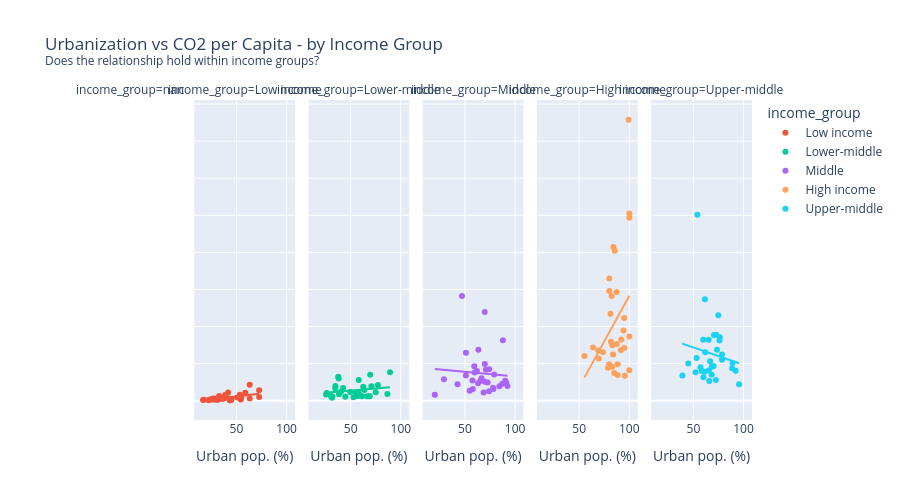
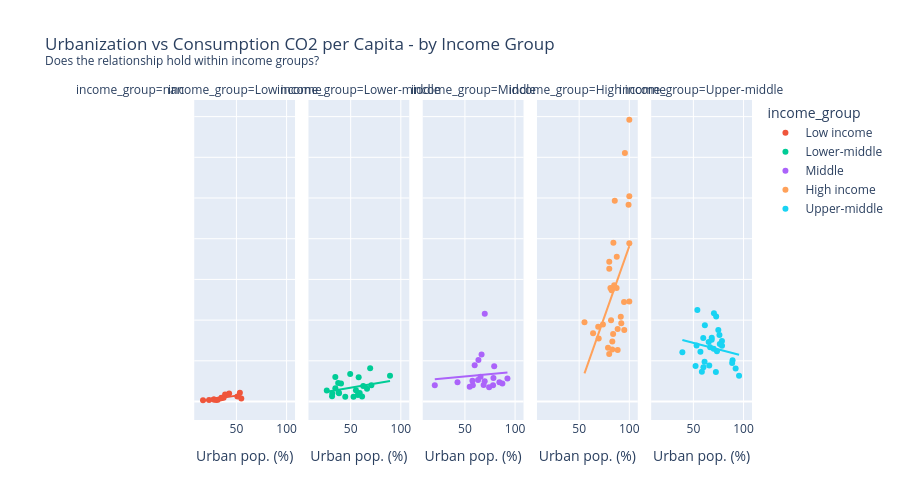

Notebook source saved alongside these figures, in order:
### Code cell
# Key question: is the urbanization - CO2 link real,
# or is it just because richer countries are more urbanized?

# Split into income groups by GDP per capita quartiles
latest['income_group'] = pd.qcut(
    latest['gdp_per_capita'],
    q=5,
    labels=['Low income', 'Lower-middle', 'Middle', 'Upper-middle', 'High income']
)

fig = px.scatter(
    latest,
    x='urban_population_pct',
    y='co2_per_capita',
    color='income_group',
    hover_name='country',
    facet_col='income_group',
    trendline='ols',
    title='Urbanization vs CO2 per Capita - by Income Group<br>'
          '<sup>Does the relationship hold within income groups?</sup>',
    labels={
        'urban_population_pct': 'Urban pop. (%)',
        'co2_per_capita': 'CO2 per capita (tonnes)'
    },
    height=500
)
fig.show()

latest['income_group'] = pd.qcut(
    latest['gdp_per_capita'],
    q=5,
    labels=['Low income', 'Lower-middle', 'Middle', 'Upper-middle', 'High income']
)
fig = px.scatter(
    latest,
    x='urban_population_pct',
    y='consumption_co2_per_capita',
    color='income_group',
    hover_name='country',
    facet_col='income_group',
    trendline='ols',
    title='Urbanization vs Consumption CO2 per Capita - by Income Group<br>'
          '<sup>Does the relationship hold within income groups?</sup>',
    labels={
        'urban_population_pct': 'Urban pop. (%)',
        'consumption_co2_per_capita': 'CO2 per capita (tonnes)'
    },
    height=500
)
fig.show()

# Correlation within each income group
print("Correlation (urban_pct vs co2_per_capita) by income group:")
for group in latest['income_group'].cat.categories:
    subset = latest[latest['income_group'] == group]
    corr = subset['urban_population_pct'].corr(subset['co2_per_capita'])
    print(f"  {group}: {corr:.3f} (n={len(subset)})")

# Correlation within each income group
print("\nCorrelation (urban_pct vs consumption_co2_per_capita) by income group:")
for group in latest['income_group'].cat.categories:
    subset = latest[latest['income_group'] == group]
    corr = subset['urban_population_pct'].corr(subset['consumption_co2_per_capita'])
    print(f"  {group}: {corr:.3f} (n={len(subset)})")

### Figure 1 — Plotly figure (JSON) as saved in the notebook; plotly's stock layout.template omitted (floating-point values rounded to 4 significant figures)
{"data": [{"hovertemplate": "<b>%{hovertext}</b><br><br>income_group=Low income<br>Urban pop. (%)=%{x}<br>CO2 per capita (tonnes)=%{y}<extra></extra>", "hovertext": ["Afghanistan", "Burundi", "Benin", "Burkina Faso", "Central African Republic", "Cameroon", "Democratic Republic of Congo", "Comoros", "Djibouti", "Ethiopia", "Guinea", "Gambia", "Guinea-Bissau", "Haiti", "Liberia", "Lesotho", "Madagascar", "Mali", "Mozambique", "Mauritania", "Malawi", "Niger", "North Korea", "Rwanda", "Senegal", "Sierra Leone", "Syria", "Chad", "Togo", "Tanzania", "Uganda", "Yemen", "Zimbabwe"], "legendgroup": "Low income", "marker": {"color": "#EF553B", "symbol": "circle"}, "mode": "markers", "name": "Low income", "orientation": "v", "showlegend": true, "type": "scatter", "x": [25.39, 22.32, 50.96, 27.28, 43.28, 54.85, 44.0, 32.77, 72.61, 22.74, 37.24, 63.29, 45.16, 53.85, 54.46, 41.67, 31.54, 30.4, 35.05, 58.81, 16.71, 17.48, 63.23, 27.78, 53.44, 44.27, 72.61, 25.76, 42.73, 34.82, 29.93, 36.32, 38.71], "xaxis": "x2", "y": [0.251, 0.066, 0.443, 0.291, 0.074, 0.354, 0.058, 0.637, 0.484, 0.135, 0.288, 0.306, 0.164, 0.25, 0.161, 1.116, 0.138, 0.304, 0.285, 1.08, 0.088, 0.126, 2.138, 0.143, 0.801, 0.174, 1.399, 0.152, 0.301, 0.304, 0.13, 0.272, 0.761], "yaxis": "y2"}, {"hovertemplate": "<b>OLS trendline</b><br>co2_per_capita = 0.0166037 * urban_population_pct + -0.26562<br>R<sup>2</sup>=0.310682<br><br>income_group=Low income<br>Urban pop. (%)=%{x}<br>CO2 per capita (tonnes)=%{y} <b>(trend)</b><extra></extra>", "legendgroup": "Low income", "marker": {"color": "#EF553B", "symbol": "circle"}, "mode": "lines", "name": "Low income", "showlegend": false, "type": "scatter", "x": [16.71, 17.48, 22.32, 22.74, 25.39, 25.76, 27.28, 27.78, 29.93, 30.4, 31.54, 32.77, 34.82, 35.05, 36.32, 37.24, 38.71, 41.67, 42.73, 43.28, 44.0, 44.27, 45.16, 50.96, 53.44, 53.85, 54.46, 54.85, 58.81, 63.23, 63.29, 72.61, 72.61], "xaxis": "x2", "y": [0.0119, 0.02457, 0.105, 0.1119, 0.156, 0.1621, 0.1873, 0.1956, 0.2312, 0.2392, 0.2581, 0.2786, 0.3126, 0.3164, 0.3375, 0.3527, 0.377, 0.4263, 0.4439, 0.4529, 0.465, 0.4694, 0.4842, 0.5805, 0.6217, 0.6285, 0.6386, 0.645, 0.7109, 0.7842, 0.7852, 0.94, 0.94], "yaxis": "y2"}, {"hovertemplate": "<b>%{hovertext}</b><br><br>income_group=Lower-middle<br>Urban pop. (%)=%{x}<br>CO2 per capita (tonnes)=%{y}<extra></extra>", "hovertext": ["Angola", "Bangladesh", "Bolivia", "Cote d'Ivoire", "Congo", "Cape Verde", "Cuba", "Ghana", "Guatemala", "Honduras", "India", "Jamaica", "Kenya", "Kyrgyzstan", "Cambodia", "Laos", "Morocco", "Moldova", "Myanmar", "Namibia", "Nigeria", "Nicaragua", "Nepal", "Pakistan", "Palestine", "Sao Tome and Principe", "Eswatini", "Tajikistan", "Ukraine", "Venezuela", "Vietnam", "Zambia"], "legendgroup": "Lower-middle", "marker": {"color": "#00cc96", "symbol": "circle"}, "mode": "markers", "name": "Lower-middle", "orientation": "v", "showlegend": true, "type": "scatter", "x": [69.05, 31.67, 70.64, 52.85, 63.64, 75.03, 77.11, 57.25, 55.26, 57.84, 34.76, 57.99, 31.43, 34.7, 40.37, 38.07, 62.51, 42.4, 30.31, 49.53, 61.37, 59.0, 66.3, 38.37, 86.6, 68.37, 25.4, 26.2, 69.42, 89.21, 37.55, 44.6], "xaxis": "x3", "y": [0.592, 0.603, 1.945, 0.477, 1.446, 1.15, 2.103, 0.626, 1.06, 1.122, 1.986, 2.785, 0.379, 1.655, 1.213, 2.983, 1.869, 1.702, 0.589, 1.181, 0.589, 0.762, 0.593, 0.87, 0.886, 0.599, 0.844, 1.033, 3.485, 3.843, 3.237, 0.543], "yaxis": "y3"}, {"hovertemplate": "<b>OLS trendline</b><br>co2_per_capita = 0.0119559 * urban_population_pct + 0.761487<br>R<sup>2</sup>=0.048926<br><br>income_group=Lower-middle<br>Urban pop. (%)=%{x}<br>CO2 per capita (tonnes)=%{y} <b>(trend)</b><extra></extra>", "legendgroup": "Lower-middle", "marker": {"color": "#00cc96", "symbol": "circle"}, "mode": "lines", "name": "Lower-middle", "showlegend": false, "type": "scatter", "x": [25.4, 26.2, 30.31, 31.43, 31.67, 34.7, 34.76, 37.55, 38.07, 38.37, 40.37, 42.4, 44.6, 49.53, 52.85, 55.26, 57.25, 57.84, 57.99, 59.0, 61.37, 62.51, 63.64, 66.3, 68.37, 69.05, 69.42, 70.64, 75.03, 77.11, 86.6, 89.21], "xaxis": "x3", "y": [1.065, 1.075, 1.124, 1.137, 1.14, 1.176, 1.177, 1.21, 1.217, 1.22, 1.244, 1.268, 1.295, 1.354, 1.393, 1.422, 1.446, 1.453, 1.455, 1.467, 1.495, 1.509, 1.522, 1.554, 1.579, 1.587, 1.592, 1.606, 1.659, 1.683, 1.797, 1.828], "yaxis": "y3"}, {"hovertemplate": "<b>%{hovertext}</b><br><br>income_group=Middle<br>Urban pop. (%)=%{x}<br>CO2 per capita (tonnes)=%{y}<extra></extra>", "hovertext": ["Albania", "Armenia", "Bosnia and Herzegovina", "Brazil", "Barbados", "Botswana", "Colombia", "Costa Rica", "Dominica", "Algeria", "Ecuador", "Egypt", "Gabon", "Equatorial Guinea", "Indonesia", "Iraq", "Jordan", "Lebanon", "Libya", "Saint Lucia", "Sri Lanka", "Mexico", "North Macedonia", "Mongolia", "Peru", "Philippines", "Paraguay", "El Salvador", "Thailand", "Turkmenistan", "Tunisia", "Uzbekistan", "South Africa"], "legendgroup": "Middle", "marker": {"color": "#ab63fa", "symbol": "circle"}, "mode": "markers", "name": "Middle", "orientation": "v", "showlegend": true, "type": "scatter", "x": [57.86, 65.56, 51.02, 87.35, 59.35, 66.59, 78.05, 78.44, 72.68, 74.18, 63.09, 42.63, 91.22, 70.89, 57.49, 69.87, 92.4, 90.21, 87.85, 29.1, 19.99, 79.2, 61.95, 69.78, 84.37, 54.79, 68.64, 74.15, 59.74, 47.06, 69.71, 50.98, 63.48], "xaxis": "x4", "y": [1.591, 2.672, 6.472, 2.283, 4.658, 3.031, 1.729, 1.576, 2.466, 4.239, 2.36, 2.219, 2.379, 4.157, 2.719, 4.939, 1.992, 2.674, 8.164, 2.898, 0.805, 3.528, 3.995, 11.94, 1.935, 1.325, 1.114, 1.26, 3.8, 14.12, 2.54, 3.409, 6.874], "yaxis": "y4"}, {"hovertemplate": "<b>OLS trendline</b><br>co2_per_capita = -0.0125498 * urban_population_pct + 4.52555<br>R<sup>2</sup>=0.005177<br><br>income_group=Middle<br>Urban pop. (%)=%{x}<br>CO2 per capita (tonnes)=%{y} <b>(trend)</b><extra></extra>", "legendgroup": "Middle", "marker": {"color": "#ab63fa", "symbol": "circle"}, "mode": "lines", "name": "Middle", "showlegend": false, "type": "scatter", "x": [19.99, 29.1, 42.63, 47.06, 50.98, 51.02, 54.79, 57.49, 57.86, 59.35, 59.74, 61.95, 63.09, 63.48, 65.56, 66.59, 68.64, 69.71, 69.78, 69.87, 70.89, 72.68, 74.15, 74.18, 78.05, 78.44, 79.2, 84.37, 87.35, 87.85, 90.21, 91.22, 92.4], "xaxis": "x4", "y": [4.275, 4.16, 3.991, 3.935, 3.886, 3.885, 3.838, 3.804, 3.799, 3.781, 3.776, 3.748, 3.734, 3.729, 3.703, 3.69, 3.664, 3.651, 3.65, 3.649, 3.636, 3.613, 3.595, 3.595, 3.546, 3.541, 3.532, 3.467, 3.429, 3.423, 3.393, 3.381, 3.366], "yaxis": "y4"}, {"hovertemplate": "<b>%{hovertext}</b><br><br>income_group=High income<br>Urban pop. (%)=%{x}<br>CO2 per capita (tonnes)=%{y}<extra></extra>", "hovertext": ["United Arab Emirates", "Australia", "Austria", "Belgium", "Bahrain", "Canada", "Switzerland", "Germany", "Denmark", "Spain", "Finland", "France", "United Kingdom", "Hong Kong", "Ireland", "Iceland", "Israel", "Italy", "Japan", "South Korea", "Kuwait", "Luxembourg", "Malta", "Netherlands", "Norway", "New Zealand", "Oman", "Qatar", "Saudi Arabia", "Singapore", "Slovenia", "Sweden", "United States"], "legendgroup": "High income", "marker": {"color": "#FFA15A", "symbol": "circle"}, "mode": "markers", "name": "High income", "orientation": "v", "showlegend": true, "type": "scatter", "x": [85.51, 87.33, 69.0, 87.49, 100.0, 82.35, 84.92, 81.79, 88.39, 79.95, 73.7, 78.76, 83.08, 100.0, 63.89, 94.18, 91.5, 69.48, 91.98, 81.16, 100.0, 94.76, 95.6, 94.99, 82.96, 83.85, 80.01, 99.24, 84.13, 100.0, 55.34, 88.4, 80.03], "xaxis": "x5", "y": [20.22, 14.66, 6.78, 7.638, 24.67, 14.11, 3.748, 7.942, 4.929, 4.897, 6.525, 4.456, 4.563, 4.121, 7.177, 9.458, 6.84, 5.705, 8.237, 11.72, 25.24, 11.13, 3.359, 7.121, 7.483, 6.229, 16.49, 37.89, 20.73, 8.661, 6.017, 3.465, 14.8], "yaxis": "y5"}, {"hovertemplate": "<b>OLS trendline</b><br>co2_per_capita = 0.246416 * urban_population_pct + -10.4954<br>R<sup>2</sup>=0.116847<br><br>income_group=High income<br>Urban pop. (%)=%{x}<br>CO2 per capita (tonnes)=%{y} <b>(trend)</b><extra></extra>", "legendgroup": "High income", "marker": {"color": "#FFA15A", "symbol": "circle"}, "mode": "lines", "name": "High income", "showlegend": false, "type": "scatter", "x": [55.34, 63.89, 69.0, 69.48, 73.7, 78.76, 79.95, 80.01, 80.03, 81.16, 81.79, 82.35, 82.96, 83.08, 83.85, 84.13, 84.92, 85.51, 87.33, 87.49, 88.39, 88.4, 91.5, 91.98, 94.18, 94.76, 94.99, 95.6, 99.24, 100.0, 100.0, 100.0, 100.0], "xaxis": "x5", "y": [3.141, 5.249, 6.507, 6.627, 7.665, 8.912, 9.207, 9.221, 9.226, 9.504, 9.658, 9.797, 9.946, 9.976, 10.17, 10.24, 10.43, 10.58, 11.03, 11.06, 11.28, 11.29, 12.05, 12.17, 12.71, 12.86, 12.91, 13.06, 13.96, 14.15, 14.15, 14.15, 14.15], "yaxis": "y5"}, {"hovertemplate": "<b>%{hovertext}</b><br><br>income_group=Upper-middle<br>Urban pop. (%)=%{x}<br>CO2 per capita (tonnes)=%{y}<extra></extra>", "hovertext": ["Argentina", "Azerbaijan", "Bulgaria", "Belarus", "Chile", "China", "Cyprus", "Czechia", "Dominican Republic", "Estonia", "Georgia", "Greece", "Croatia", "Hungary", "Iran", "Kazakhstan", "Lithuania", "Latvia", "Montenegro", "Mauritius", "Malaysia", "Panama", "Poland", "Portugal", "Romania", "Russia", "Serbia", "Slovakia", "Seychelles", "Trinidad and Tobago", "Turkey", "Uruguay"], "legendgroup": "Upper-middle", "marker": {"color": "#19d3f3", "symbol": "circle"}, "mode": "markers", "name": "Upper-middle", "orientation": "v", "showlegend": true, "type": "scatter", "x": [92.11, 58.44, 73.48, 78.47, 88.64, 65.22, 66.67, 72.7, 72.42, 70.49, 60.01, 78.55, 57.0, 70.16, 76.33, 61.44, 68.29, 68.26, 65.4, 39.0, 75.97, 65.82, 59.83, 61.13, 52.16, 74.85, 61.9, 53.19, 44.91, 53.95, 89.04, 95.5], "xaxis": "x6", "y": [4.047, 3.999, 6.876, 6.227, 4.385, 8.218, 5.311, 8.905, 2.78, 8.863, 3.162, 5.533, 4.501, 4.674, 8.57, 13.69, 4.578, 3.513, 4.06, 3.383, 8.125, 2.66, 8.203, 3.909, 3.818, 11.51, 6.547, 5.772, 5.01, 25.06, 5.095, 2.212], "yaxis": "y6"}, {"hovertemplate": "<b>OLS trendline</b><br>co2_per_capita = -0.0467653 * urban_population_pct + 9.52328<br>R<sup>2</sup>=0.019810<br><br>income_group=Upper-middle<br>Urban pop. (%)=%{x}<br>CO2 per capita (tonnes)=%{y} <b>(trend)</b><extra></extra>", "legendgroup": "Upper-middle", "marker": {"color": "#19d3f3", "symbol": "circle"}, "mode": "lines", "name": "Upper-middle", "showlegend": false, "type": "scatter", "x": [39.0, 44.91, 52.16, 53.19, 53.95, 57.0, 58.44, 59.83, 60.01, 61.13, 61.44, 61.9, 65.22, 65.4, 65.82, 66.67, 68.26, 68.29, 70.16, 70.49, 72.42, 72.7, 73.48, 74.85, 75.97, 76.33, 78.47, 78.55, 88.64, 89.04, 92.11, 95.5], "xaxis": "x6", "y": [7.699, 7.423, 7.084, 7.036, 7.0, 6.858, 6.79, 6.725, 6.717, 6.665, 6.65, 6.628, 6.473, 6.465, 6.445, 6.405, 6.331, 6.33, 6.242, 6.227, 6.137, 6.124, 6.087, 6.023, 5.97, 5.953, 5.853, 5.85, 5.378, 5.359, 5.216, 5.057], "yaxis": "y6"}], "layout": {"annotations": [{"font": {}, "showarrow": false, "text": "income_group=nan", "x": 0.075, "xanchor": "center", "xref": "paper", "y": 1, "yanchor": "bottom", "yref": "paper"}, {"font": {}, "showarrow": false, "text": "income_group=Low income", "x": 0.245, "xanchor": "center", "xref": "paper", "y": 1, "yanchor": "bottom", "yref": "paper"}, {"font": {}, "showarrow": false, "text": "income_group=Lower-middle", "x": 0.415, "xanchor": "center", "xref": "paper", "y": 1, "yanchor": "bottom", "yref": "paper"}, {"font": {}, "showarrow": false, "text": "income_group=Middle", "x": 0.585, "xanchor": "center", "xref": "paper", "y": 1, "yanchor": "bottom", "yref": "paper"}, {"font": {}, "showarrow": false, "text": "income_group=High income", "x": 0.755, "xanchor": "center", "xref": "paper", "y": 1, "yanchor": "bottom", "yref": "paper"}, {"font": {}, "showarrow": false, "text": "income_group=Upper-middle", "x": 0.925, "xanchor": "center", "xref": "paper", "y": 1, "yanchor": "bottom", "yref": "paper"}], "height": 500, "legend": {"title": {"text": "income_group"}, "tracegroupgap": 0}, "title": {"text": "Urbanization vs CO2 per Capita - by Income Group<br><sup>Does the relationship hold within income groups?</sup>"}, "xaxis": {"anchor": "y", "domain": [0, 0.15], "title": {"text": "Urban pop. (%)"}}, "xaxis2": {"anchor": "y2", "domain": [0.17, 0.32], "matches": "x", "title": {"text": "Urban pop. (%)"}}, "xaxis3": {"anchor": "y3", "domain": [0.34, 0.49], "matches": "x", "title": {"text": "Urban pop. (%)"}}, "xaxis4": {"anchor": "y4", "domain": [0.51, 0.66], "matches": "x", "title": {"text": "Urban pop. (%)"}}, "xaxis5": {"anchor": "y5", "domain": [0.68, 0.83], "matches": "x", "title": {"text": "Urban pop. (%)"}}, "xaxis6": {"anchor": "y6", "domain": [0.85, 1], "matches": "x", "title": {"text": "Urban pop. (%)"}}, "yaxis": {"anchor": "x", "domain": [0, 1], "title": {"text": "CO2 per capita (tonnes)"}}, "yaxis2": {"anchor": "x2", "domain": [0, 1], "matches": "y", "showticklabels": false}, "yaxis3": {"anchor": "x3", "domain": [0, 1], "matches": "y", "showticklabels": false}, "yaxis4": {"anchor": "x4", "domain": [0, 1], "matches": "y", "showticklabels": false}, "yaxis5": {"anchor": "x5", "domain": [0, 1], "matches": "y", "showticklabels": false}, "yaxis6": {"anchor": "x6", "domain": [0, 1], "matches": "y", "showticklabels": false}}}

### Figure 2 — Plotly figure (JSON) as saved in the notebook; plotly's stock layout.template omitted (floating-point values rounded to 4 significant figures)
{"data": [{"hovertemplate": "<b>%{hovertext}</b><br><br>income_group=Low income<br>Urban pop. (%)=%{x}<br>CO2 per capita (tonnes)=%{y}<extra></extra>", "hovertext": ["Afghanistan", "Burundi", "Benin", "Burkina Faso", "Central African Republic", "Cameroon", "Democratic Republic of Congo", "Comoros", "Djibouti", "Ethiopia", "Guinea", "Gambia", "Guinea-Bissau", "Haiti", "Liberia", "Lesotho", "Madagascar", "Mali", "Mozambique", "Mauritania", "Malawi", "Niger", "North Korea", "Rwanda", "Senegal", "Sierra Leone", "Syria", "Chad", "Togo", "Tanzania", "Uganda", "Yemen", "Zimbabwe"], "legendgroup": "Low income", "marker": {"color": "#EF553B", "symbol": "circle"}, "mode": "markers", "name": "Low income", "orientation": "v", "showlegend": true, "type": "scatter", "x": [25.39, 22.32, 50.96, 27.28, 43.28, 54.85, 44.0, 32.77, 72.61, 22.74, 37.24, 63.29, 45.16, 53.85, 54.46, 41.67, 31.54, 30.4, 35.05, 58.81, 16.71, 17.48, 63.23, 27.78, 53.44, 44.27, 72.61, 25.76, 42.73, 34.82, 29.93, 36.32, 38.71], "xaxis": "x2", "y": [NaN, NaN, 0.625, 0.256, NaN, 0.362, NaN, NaN, NaN, 0.178, 0.455, NaN, NaN, NaN, NaN, NaN, 0.203, NaN, 0.454, NaN, 0.155, NaN, NaN, 0.249, 1.08, NaN, NaN, NaN, 0.978, 0.399, 0.191, NaN, 0.847], "yaxis": "y2"}, {"hovertemplate": "<b>OLS trendline</b><br>consumption_co2_per_capita = 0.0189326 * urban_population_pct + -0.22185<br>R<sup>2</sup>=0.487878<br><br>income_group=Low income<br>Urban pop. (%)=%{x}<br>CO2 per capita (tonnes)=%{y} <b>(trend)</b><extra></extra>", "legendgroup": "Low income", "marker": {"color": "#EF553B", "symbol": "circle"}, "mode": "lines", "name": "Low income", "showlegend": false, "type": "scatter", "x": [16.71, 22.74, 27.28, 27.78, 29.93, 31.54, 34.82, 35.05, 37.24, 38.71, 42.73, 50.96, 53.44, 54.85], "xaxis": "x2", "y": [0.0946, 0.2086, 0.2946, 0.3041, 0.3447, 0.3753, 0.4374, 0.4418, 0.4832, 0.5109, 0.5872, 0.743, 0.79, 0.8165], "yaxis": "y2"}, {"hovertemplate": "<b>%{hovertext}</b><br><br>income_group=Lower-middle<br>Urban pop. (%)=%{x}<br>CO2 per capita (tonnes)=%{y}<extra></extra>", "hovertext": ["Angola", "Bangladesh", "Bolivia", "Cote d'Ivoire", "Congo", "Cape Verde", "Cuba", "Ghana", "Guatemala", "Honduras", "India", "Jamaica", "Kenya", "Kyrgyzstan", "Cambodia", "Laos", "Morocco", "Moldova", "Myanmar", "Namibia", "Nigeria", "Nicaragua", "Nepal", "Pakistan", "Palestine", "Sao Tome and Principe", "Eswatini", "Tajikistan", "Ukraine", "Venezuela", "Vietnam", "Zambia"], "legendgroup": "Lower-middle", "marker": {"color": "#00cc96", "symbol": "circle"}, "mode": "markers", "name": "Lower-middle", "orientation": "v", "showlegend": true, "type": "scatter", "x": [69.05, 31.67, 70.64, 52.85, 63.64, 75.03, 77.11, 57.25, 55.26, 57.84, 34.76, 57.99, 31.43, 34.7, 40.37, 38.07, 62.51, 42.4, 30.31, 49.53, 61.37, 59.0, 66.3, 38.37, 86.6, 68.37, 25.4, 26.2, 69.42, 89.21, 37.55, 44.6], "xaxis": "x3", "y": [NaN, 0.981, 1.994, 0.6, NaN, NaN, NaN, 0.813, 1.39, 0.927, 1.642, 2.972, 0.636, 2.999, 2.212, 1.113, 1.912, NaN, NaN, 3.378, 0.626, 1.04, 1.555, 1.007, NaN, NaN, NaN, 1.353, 4.096, 3.179, 2.286, 0.582], "yaxis": "y3"}, {"hovertemplate": "<b>OLS trendline</b><br>consumption_co2_per_capita = 0.0212746 * urban_population_pct + 0.629045<br>R<sup>2</sup>=0.107421<br><br>income_group=Lower-middle<br>Urban pop. (%)=%{x}<br>CO2 per capita (tonnes)=%{y} <b>(trend)</b><extra></extra>", "legendgroup": "Lower-middle", "marker": {"color": "#00cc96", "symbol": "circle"}, "mode": "lines", "name": "Lower-middle", "showlegend": false, "type": "scatter", "x": [26.2, 31.43, 31.67, 34.7, 34.76, 37.55, 38.07, 38.37, 40.37, 44.6, 49.53, 52.85, 55.26, 57.25, 57.84, 57.99, 59.0, 61.37, 62.51, 66.3, 69.42, 70.64, 89.21], "xaxis": "x3", "y": [1.186, 1.298, 1.303, 1.367, 1.368, 1.428, 1.439, 1.445, 1.488, 1.578, 1.683, 1.753, 1.805, 1.847, 1.859, 1.863, 1.884, 1.935, 1.959, 2.04, 2.106, 2.132, 2.527], "yaxis": "y3"}, {"hovertemplate": "<b>%{hovertext}</b><br><br>income_group=Middle<br>Urban pop. (%)=%{x}<br>CO2 per capita (tonnes)=%{y}<extra></extra>", "hovertext": ["Albania", "Armenia", "Bosnia and Herzegovina", "Brazil", "Barbados", "Botswana", "Colombia", "Costa Rica", "Dominica", "Algeria", "Ecuador", "Egypt", "Gabon", "Equatorial Guinea", "Indonesia", "Iraq", "Jordan", "Lebanon", "Libya", "Saint Lucia", "Sri Lanka", "Mexico", "North Macedonia", "Mongolia", "Peru", "Philippines", "Paraguay", "El Salvador", "Thailand", "Turkmenistan", "Tunisia", "Uzbekistan", "South Africa"], "legendgroup": "Middle", "marker": {"color": "#ab63fa", "symbol": "circle"}, "mode": "markers", "name": "Middle", "orientation": "v", "showlegend": true, "type": "scatter", "x": [57.86, 65.56, 51.02, 87.35, 59.35, 66.59, 78.05, 78.44, 72.68, 74.18, 63.09, 42.63, 91.22, 70.89, 57.49, 69.87, 92.4, 90.21, 87.85, 29.1, 19.99, 79.2, 61.95, 69.78, 84.37, 54.79, 68.64, 74.15, 59.74, 47.06, 69.71, 50.98, 63.48], "xaxis": "x4", "y": [2.011, 3.028, NaN, 2.212, NaN, 5.767, 2.008, 2.884, NaN, NaN, 2.642, 2.377, NaN, NaN, 2.544, NaN, 2.834, NaN, NaN, NaN, 2.008, 4.335, NaN, 10.78, 2.352, 1.799, 2.024, 1.753, 4.455, NaN, 2.48, NaN, 5.103], "yaxis": "y4"}, {"hovertemplate": "<b>OLS trendline</b><br>consumption_co2_per_capita = 0.0111385 * urban_population_pct + 2.52699<br>R<sup>2</sup>=0.007447<br><br>income_group=Middle<br>Urban pop. (%)=%{x}<br>CO2 per capita (tonnes)=%{y} <b>(trend)</b><extra></extra>", "legendgroup": "Middle", "marker": {"color": "#ab63fa", "symbol": "circle"}, "mode": "lines", "name": "Middle", "showlegend": false, "type": "scatter", "x": [19.99, 42.63, 54.79, 57.49, 57.86, 59.74, 63.09, 63.48, 65.56, 66.59, 68.64, 69.71, 69.78, 74.15, 78.05, 78.44, 79.2, 84.37, 87.35, 92.4], "xaxis": "x4", "y": [2.75, 3.002, 3.137, 3.167, 3.172, 3.192, 3.23, 3.234, 3.257, 3.269, 3.292, 3.303, 3.304, 3.353, 3.396, 3.401, 3.409, 3.467, 3.5, 3.556], "yaxis": "y4"}, {"hovertemplate": "<b>%{hovertext}</b><br><br>income_group=High income<br>Urban pop. (%)=%{x}<br>CO2 per capita (tonnes)=%{y}<extra></extra>", "hovertext": ["United Arab Emirates", "Australia", "Austria", "Belgium", "Bahrain", "Canada", "Switzerland", "Germany", "Denmark", "Spain", "Finland", "France", "United Kingdom", "Hong Kong", "Ireland", "Iceland", "Israel", "Italy", "Japan", "South Korea", "Kuwait", "Luxembourg", "Malta", "Netherlands", "Norway", "New Zealand", "Oman", "Qatar", "Saudi Arabia", "Singapore", "Slovenia", "Sweden", "United States"], "legendgroup": "High income", "marker": {"color": "#FFA15A", "symbol": "circle"}, "mode": "markers", "name": "High income", "orientation": "v", "showlegend": true, "type": "scatter", "x": [85.51, 87.33, 69.0, 87.49, 100.0, 82.35, 84.92, 81.79, 88.39, 79.95, 73.7, 78.76, 83.08, 100.0, 63.89, 94.18, 91.5, 69.48, 91.98, 81.16, 100.0, 94.76, 95.6, 94.99, 82.96, 83.85, 80.01, 99.24, 84.13, 100.0, 55.34, 88.4, 80.03], "xaxis": "x5", "y": [24.67, 13.93, 9.174, 17.79, 12.28, 13.66, 14.29, 9.976, 8.915, 5.825, 9.474, 6.6, 7.374, 19.45, 8.398, NaN, 10.41, 7.746, 9.612, 13.96, 25.23, 12.23, 30.52, 8.79, 6.394, 8.295, 17.16, 24.18, 19.51, 34.62, 9.748, 6.326, 16.3], "yaxis": "y5"}, {"hovertemplate": "<b>OLS trendline</b><br>consumption_co2_per_capita = 0.350354 * urban_population_pct + -15.9371<br>R<sup>2</sup>=0.265279<br><br>income_group=High income<br>Urban pop. (%)=%{x}<br>CO2 per capita (tonnes)=%{y} <b>(trend)</b><extra></extra>", "legendgroup": "High income", "marker": {"color": "#FFA15A", "symbol": "circle"}, "mode": "lines", "name": "High income", "showlegend": false, "type": "scatter", "x": [55.34, 63.89, 69.0, 69.48, 73.7, 78.76, 79.95, 80.01, 80.03, 81.16, 81.79, 82.35, 82.96, 83.08, 83.85, 84.13, 84.92, 85.51, 87.33, 87.49, 88.39, 88.4, 91.5, 91.98, 94.76, 94.99, 95.6, 99.24, 100.0, 100.0, 100.0, 100.0], "xaxis": "x5", "y": [3.451, 6.448, 8.237, 8.407, 9.883, 11.66, 12.08, 12.1, 12.1, 12.5, 12.72, 12.91, 13.13, 13.17, 13.44, 13.54, 13.82, 14.02, 14.66, 14.72, 15.03, 15.04, 16.12, 16.29, 17.26, 17.34, 17.56, 18.83, 19.1, 19.1, 19.1, 19.1], "yaxis": "y5"}, {"hovertemplate": "<b>%{hovertext}</b><br><br>income_group=Upper-middle<br>Urban pop. (%)=%{x}<br>CO2 per capita (tonnes)=%{y}<extra></extra>", "hovertext": ["Argentina", "Azerbaijan", "Bulgaria", "Belarus", "Chile", "China", "Cyprus", "Czechia", "Dominican Republic", "Estonia", "Georgia", "Greece", "Croatia", "Hungary", "Iran", "Kazakhstan", "Lithuania", "Latvia", "Montenegro", "Mauritius", "Malaysia", "Panama", "Poland", "Portugal", "Romania", "Russia", "Serbia", "Slovakia", "Seychelles", "Trinidad and Tobago", "Turkey", "Uruguay"], "legendgroup": "Upper-middle", "marker": {"color": "#19d3f3", "symbol": "circle"}, "mode": "markers", "name": "Upper-middle", "orientation": "v", "showlegend": true, "type": "scatter", "x": [92.11, 58.44, 73.48, 78.47, 88.64, 65.22, 66.67, 72.7, 72.42, 70.49, 60.01, 78.55, 57.0, 70.16, 76.33, 61.44, 68.29, 68.26, 65.4, 39.0, 75.97, 65.82, 59.83, 61.13, 52.16, 74.85, 61.9, 53.19, 44.91, 53.95, 89.04, 95.5], "xaxis": "x6", "y": [4.049, 3.667, 6.189, 7.449, 4.725, 7.316, 6.672, 10.44, 3.64, 10.84, 4.194, 6.851, 6.109, 6.469, 7.063, 9.361, 7.846, 7.588, NaN, 6.056, 8.18, 4.435, 7.804, 4.883, 4.359, 8.788, NaN, 6.887, NaN, 11.25, 5.081, 3.151], "yaxis": "y6"}, {"hovertemplate": "<b>OLS trendline</b><br>consumption_co2_per_capita = -0.0323732 * urban_population_pct + 8.82983<br>R<sup>2</sup>=0.035702<br><br>income_group=Upper-middle<br>Urban pop. (%)=%{x}<br>CO2 per capita (tonnes)=%{y} <b>(trend)</b><extra></extra>", "legendgroup": "Upper-middle", "marker": {"color": "#19d3f3", "symbol": "circle"}, "mode": "lines", "name": "Upper-middle", "showlegend": false, "type": "scatter", "x": [39.0, 52.16, 53.19, 53.95, 57.0, 58.44, 59.83, 60.01, 61.13, 61.44, 65.22, 65.82, 66.67, 68.26, 68.29, 70.16, 70.49, 72.42, 72.7, 73.48, 74.85, 75.97, 76.33, 78.47, 78.55, 88.64, 89.04, 92.11, 95.5], "xaxis": "x6", "y": [7.567, 7.141, 7.108, 7.083, 6.985, 6.938, 6.893, 6.887, 6.851, 6.841, 6.719, 6.699, 6.672, 6.62, 6.619, 6.559, 6.548, 6.485, 6.476, 6.451, 6.407, 6.37, 6.359, 6.289, 6.287, 5.96, 5.947, 5.848, 5.738], "yaxis": "y6"}], "layout": {"annotations": [{"font": {}, "showarrow": false, "text": "income_group=nan", "x": 0.075, "xanchor": "center", "xref": "paper", "y": 1, "yanchor": "bottom", "yref": "paper"}, {"font": {}, "showarrow": false, "text": "income_group=Low income", "x": 0.245, "xanchor": "center", "xref": "paper", "y": 1, "yanchor": "bottom", "yref": "paper"}, {"font": {}, "showarrow": false, "text": "income_group=Lower-middle", "x": 0.415, "xanchor": "center", "xref": "paper", "y": 1, "yanchor": "bottom", "yref": "paper"}, {"font": {}, "showarrow": false, "text": "income_group=Middle", "x": 0.585, "xanchor": "center", "xref": "paper", "y": 1, "yanchor": "bottom", "yref": "paper"}, {"font": {}, "showarrow": false, "text": "income_group=High income", "x": 0.755, "xanchor": "center", "xref": "paper", "y": 1, "yanchor": "bottom", "yref": "paper"}, {"font": {}, "showarrow": false, "text": "income_group=Upper-middle", "x": 0.925, "xanchor": "center", "xref": "paper", "y": 1, "yanchor": "bottom", "yref": "paper"}], "height": 500, "legend": {"title": {"text": "income_group"}, "tracegroupgap": 0}, "title": {"text": "Urbanization vs Consumption CO2 per Capita - by Income Group<br><sup>Does the relationship hold within income groups?</sup>"}, "xaxis": {"anchor": "y", "domain": [0, 0.15], "title": {"text": "Urban pop. (%)"}}, "xaxis2": {"anchor": "y2", "domain": [0.17, 0.32], "matches": "x", "title": {"text": "Urban pop. (%)"}}, "xaxis3": {"anchor": "y3", "domain": [0.34, 0.49], "matches": "x", "title": {"text": "Urban pop. (%)"}}, "xaxis4": {"anchor": "y4", "domain": [0.51, 0.66], "matches": "x", "title": {"text": "Urban pop. (%)"}}, "xaxis5": {"anchor": "y5", "domain": [0.68, 0.83], "matches": "x", "title": {"text": "Urban pop. (%)"}}, "xaxis6": {"anchor": "y6", "domain": [0.85, 1], "matches": "x", "title": {"text": "Urban pop. (%)"}}, "yaxis": {"anchor": "x", "domain": [0, 1], "title": {"text": "CO2 per capita (tonnes)"}}, "yaxis2": {"anchor": "x2", "domain": [0, 1], "matches": "y", "showticklabels": false}, "yaxis3": {"anchor": "x3", "domain": [0, 1], "matches": "y", "showticklabels": false}, "yaxis4": {"anchor": "x4", "domain": [0, 1], "matches": "y", "showticklabels": false}, "yaxis5": {"anchor": "x5", "domain": [0, 1], "matches": "y", "showticklabels": false}, "yaxis6": {"anchor": "x6", "domain": [0, 1], "matches": "y", "showticklabels": false}}}
